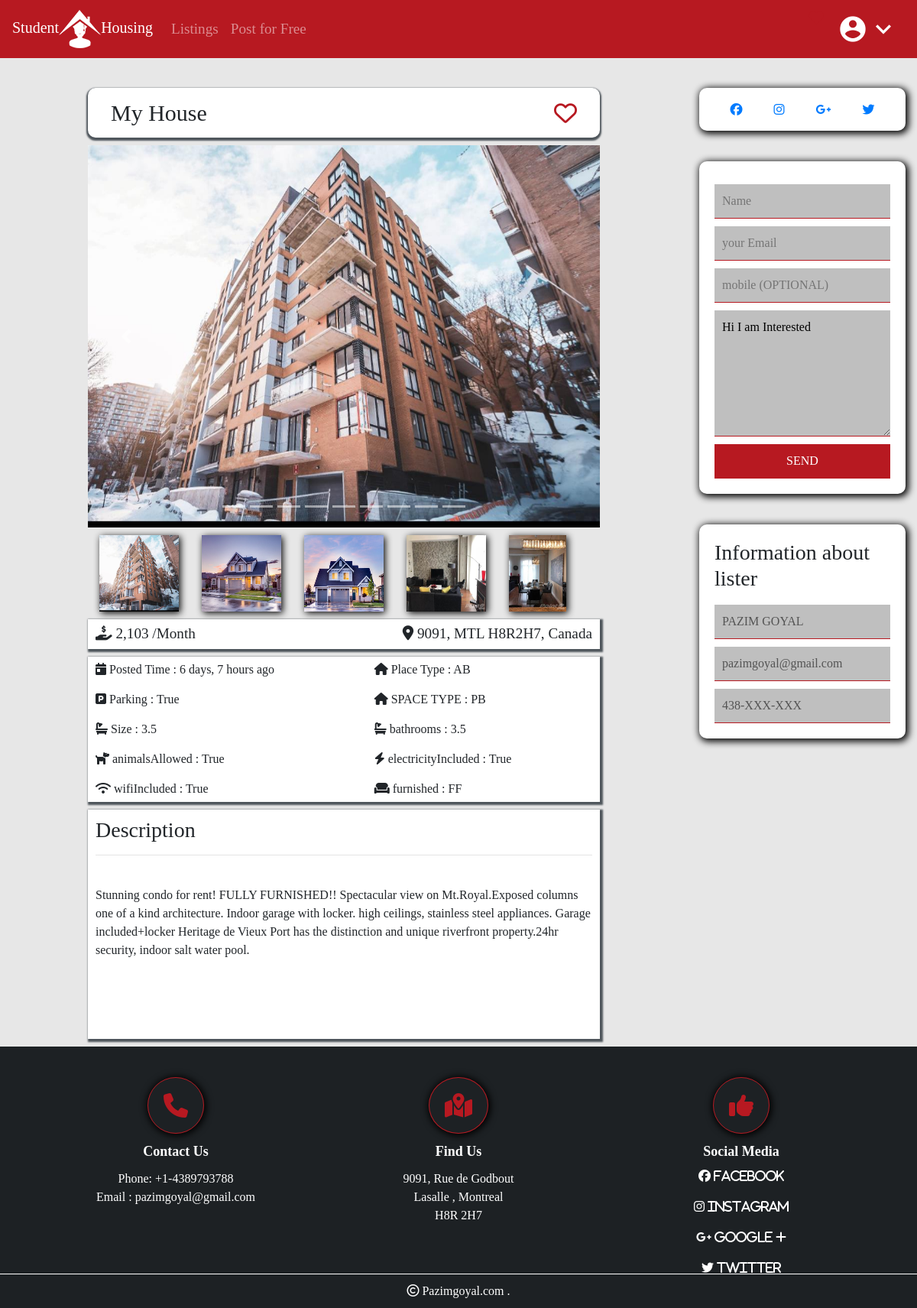
Page /38 on the committed database.
### listings/models.py (models this page shows)
class HouseListings(models.Model):
    title = models.CharField(max_length=200)
    description = models.TextField(blank=True)
    price = models.IntegerField()
    address = models.CharField(max_length=200, default="")
    city = models.CharField(max_length=10, choices=city)
    zipCode = models.CharField(max_length=10)
    building_type = models.CharField(choices=typeB, max_length=18)
    garage = models.BooleanField(default=False)
    space_given = models.CharField(choices=space, max_length=15)
    created_date = models.DateTimeField(default=timezone.now, blank=True)
    is_published = models.BooleanField(default=True)
    image1 = models.ImageField(upload_to='photos/%Y%m%d/', default="default.jpeg")
    image2 = models.ImageField(upload_to='photos/%Y%m%d/', blank=True)
    image3 = models.ImageField(upload_to='photos/%Y%mb%d/', blank=True)
    image4 = models.ImageField(upload_to='photos/%Y%m%d/', blank=True)
    image5 = models.ImageField(upload_to='photos/%Y%m%d/', blank=True)
    image6 = models.ImageField(upload_to='photos/%Y%m%d/', blank=True)
    image7 = models.ImageField(upload_to='photos/%Y%m%d/', blank=True)
    image8 = models.ImageField(upload_to='photos/%Y%m%d/', blank=True)
    image9 = models.ImageField(upload_to='photos/%Y%mb%d/', blank=True)
    image10 = models.ImageField(upload_to='photos/%Y%m%d/', blank=True)
    image11 = models.ImageField(upload_to='photos/%Y%m%d/', blank=True)
    image12 = models.ImageField(upload_to='photos/%Y%m%d/', blank=True)
    bathrooms = models.DecimalField(max_digits=2, default=1, decimal_places=1)
    electricityIncluded = models.BooleanField(default=False)
    wifiIncluded = models.BooleanField(default=False)
    animalsAllowed = models.BooleanField(default=False)
    furnished = models.TextField(choices=furnish)
    user = models.ForeignKey(User, on_delete=models.CASCADE)
    size = models.DecimalField(blank=True, decimal_places=1, max_digits=2, default=3.5)
    bathrooms = models.DecimalField(blank=True, decimal_places=1, max_digits=2, default=2)

### listings/views.py (the view)
# urls.py: path('<int:request_id>', views.single_listing, name='id2'),
def single_listing(request, request_id):
    currentuserliked =False
    listin = get_object_or_404(HouseListings, pk=request_id)
    if request.user.is_authenticated:
        liked=LikedListings.objects.filter(user=request.user).filter(advertisement=listin)
        if liked:
            currentuserliked=True
    abc = [listin.image1, listin.image2, listin.image3, listin.image4, listin.image5, listin.image6, listin.image7,
           listin.image8, listin.image9, listin.image10, listin.image11, listin.image12]
    count = 0
    img = []
    for i in abc:
        if i:
            img.append(i.url)
    return render(request, 'single_listing.html', {'listing': listin, 'image': img,'likes':currentuserliked})

### templates/single_listing.html (shortened to what this page needs)
{%extends 'base.html'%}
{% load static %}
{% load humanize%}
{%block content%}
<div class="row">
    <div class="col-lg-1"></div>
    <div class="col-lg-7">
        <div class="title">
            <div>{{listing.title|title}}</div>
            <div>
                <a href="#" id="likePost" data="{{listing.id}}">
                    {%if likes == True%}
                    <i class="far fa-heart" id="notliked" style="display: none;"></i><i class="fas fa-heart" id="liked"
                                                                                        style="display: block">
                    {%else%}
                    <i class="far fa-heart" id="notliked" style="display: block;"></i><i class="fas fa-heart" id="liked"
                                                                                         style="display: none">
                    {%endif%}
                </i></a></div>
        </div>
        <div id="carouselExampleIndicators" class="carousel slide" data-ride="carousel">
            <ol class="carousel-indicators">
                {% if image|length > 1%}
                {% for i in image %}
                <li data-target="#carouselExampleIndicators" data-slide-to="{{forloop.counter0}}"></li>
                {%endfor%}
                {%endif%}
            </ol>
            <div class="carousel-inner" role="listbox"
                 style=" width:100%; height: 500px !important; background-color: #1d2124; color: #fff;">
                <div class="carousel-item active single_images">
                    <img class="d-block w-100" src="{{listing.image1.url }}"
                         alt="First slide">
                </div>
            </div>
            {% if image|length > 1%}
            <a class="carousel-control-prev" href="#carouselExampleIndicators" role="button" data-slide="prev">
                <span class="carousel-control-prev-icon" aria-hidden="true"></span>
            </a>
            <a class="carousel-control-next" href="#carouselExampleIndicators" role="button" data-slide="next">
                <span class="carousel-control-next-icon" aria-hidden="true"></span>
            </a>
            {%endif%}
        </div>
        {% if image|length > 1%}
        <div class="row row-cols-5" style="margin-top: 10px; height: 100px;">
            {% for i in image|slice:'5'%}
            <a href="{{i}}" data-lightbox="{{listing.id}}" class="col img-thumb"><img
                    src="{{i}}" height="100%;"></a>
            {%endfor%}
        </div>
        {%endif%}
        <div class="price_address">
            <div class="item"><i class="fas fa-hand-holding-usd"></i>&nbsp;{{listing.price|intword|intcomma}} /Month
            </div>
            <div class="item"><i class="fas fa-map-marker-alt"></i>&nbsp;{{listing.address}}, {{listing.city}}
                {{listing.zipCode}}, Canada
            </div>
        </div>
        <div class="itemall ">
            <div class="item"><i class="fas fa-calendar-day"></i> Posted Time :
                {{listing.created_date|naturaltime|naturalday}}
            </div>
            <div class="item"><i class="fas fa-home"></i> Place Type : {{listing.building_type}}</div>
            <div class="item"><i class="fas fa-parking"></i> Parking : {{listing.garage}}</div>
            <div class="item"><i class="fas fa-home"></i> SPACE TYPE : {{listing.space_given}}</div>
            <div class="item"><i class="fas fa-bath"></i> Size : {{listing.size}}</div>
            <div class="item"><i class="fas fa-bath"></i> bathrooms : {{listing.bathrooms}}</div>
            <div class="item"><i class="fas fa-dog"></i> animalsAllowed : {{listing.animalsAllowed}}</div>
            <div class="item"><i class="fas fa-bolt"></i> electricityIncluded : {{listing.electricityIncluded}}</div>
            <div class="item"><i class="fas fa-wifi"></i> wifiIncluded : {{listing.wifiIncluded}}</div>
            <div class="item"><i class="fas fa-couch"></i> furnished : {{listing.furnished}}</div>
        </div>
        <div class="discr"><h3>Description</h3>
            <hr>
            <br> {{listing.description}}
        </div>
    </div>
    <div class="col-lg-1"></div>
    <div class="col-lg-3 right-side-area">
        <div class="requestDetails share">
            <a href=""> <i class="fab fa-facebook"></i></a>
            <a href=""> <i class="fab fa-instagram"></i></a>
            <a href=""> <i class="fab fa-google-plus-g"></i></a>
            <a href=""> <i class="fab fa-twitter"></i></a>
        </div>
        <div class="requestDetails">
                <form action="{%url 'email'%}" method="POST">{%csrf_token%}
                    {% if user.is_authenticated%}
                    <input type="text" placeholder="Name" value="{{user.first_name}} {{user.last_name}}" disabled
                           name="name">
                    <input type="text" placeholder="your Email" value="{{user.email}}" name="email" disabled>
                    {%else%}
                    <input type="text" placeholder="Name" name="name">
                    <input type="text" placeholder="your Email" name="email">
                    {%endif%}
                    <input type="text" placeholder="mobile (OPTIONAL)" name="phone">
                    <textarea placeholder="ASK?" rows="6" name="description">Hi I am Interested</textarea>
                    <input type="submit" value="SEND"></input>
                </form>
            </div>
            <div class="requestDetails">
                <h3>Information about lister</h3>
                <input type="text" placeholder="Name" value="{{listing.user.first_name}} {{listing.user.last_name}}"
                       disabled name="name">
                <input type="text" placeholder="your Email" value="{{listing.user.email}}" name="email" disabled>
                <input type="text" placeholder="your Email" value="438-XXX-XXX" name="email" disabled>
            </div>
        </div>
    </div>
{%endblock%}

### StudentHomes/static/css/style1.css (style rules this page uses)
* { max-width: 100%; margin: 0px; padding: 0px; }
body { background: #e7e7e7; font-family: 'Vollkorn', serif; padding-top: 75px; }
.row { margin-left: 0px; margin-right: 0px; }
.title { display: flex; justify-content: space-between; align-items: center; margin-top: 40px; font-size: 30px; background-color: #fff; margin-bottom: 10px; overflow: hidden; box-shadow: 0px 2px 2px 2px #4e555b; border-radius: 10px; padding: 10px 30px; }
.single_images img { height: 100%; }
.item { padding: 5px 10px; margin: 0px; text-align: justify-all; cursor: pointer; transition: color 1s; }
.itemall { background: #fff; display: grid; grid-template-columns: repeat(2, auto); grid-gap: 5px; margin-top: 10px; overflow: hidden; box-shadow: 2px 2px 2px 2px #4e555b; }
.img-thumb { filter: drop-shadow(2px 2px 5px #000); border-radius: 5px; cursor: pointer; }
.discr { min-height: 300px; max-height: 1000px; overflow: hidden; box-shadow: 2px 2px 2px 2px #4e555b; background: #fff; margin: 10px 0px; padding: 10px; }
.price_address { display: flex; justify-content: space-between; background-color: #fff; margin-top: 10px; overflow: hidden; font-size: larger; box-shadow: 2px 2px 2px 2px #4e555b; }
.requestDetails input, textarea { width: 100%; border: none; margin-top: 10px; border-bottom: 1px solid #b71921; padding: 10px; background-color: rgba(0, 0, 0, .25); }
.requestDetails input[type="submit"] { background-color: #b71921; color: #fff; }
.requestDetails { margin-top: 40px; padding: 20px; border-radius: 10px; background-color: #fff; box-shadow: 2px 2px 10px 2px #000; }
.requestDetails.share { display: flex; justify-content: space-around; }
#likePost { text-decoration: none; color: #b71921; }

### rows in the picture
HouseListings: title "My House", image1 (picture), price "2,103", address "9091", city "MTL", zipCode "H8R2H7", created_date "6 days, 7 hours ago", building_type "AB", garage "True", space_given "PB", size "3.5", bathrooms "3.5", animalsAllowed "True", electricityIncluded "True", wifiIncluded "True", furnished "FF", description "Stunning condo for rent! FULLY FURNISHED!! Spectacular view on Mt.Royal.Exposed columns one of a kind architecture. Indoor garage with locker. high ceilings, stainless steel appliances. Garage included+locker Heritage de Vieux Port has the distinction and unique riverfront property.24hr security, indoor salt water pool.", name "PAZIM GOYAL", email "pazimgoyal@gmail.com"
